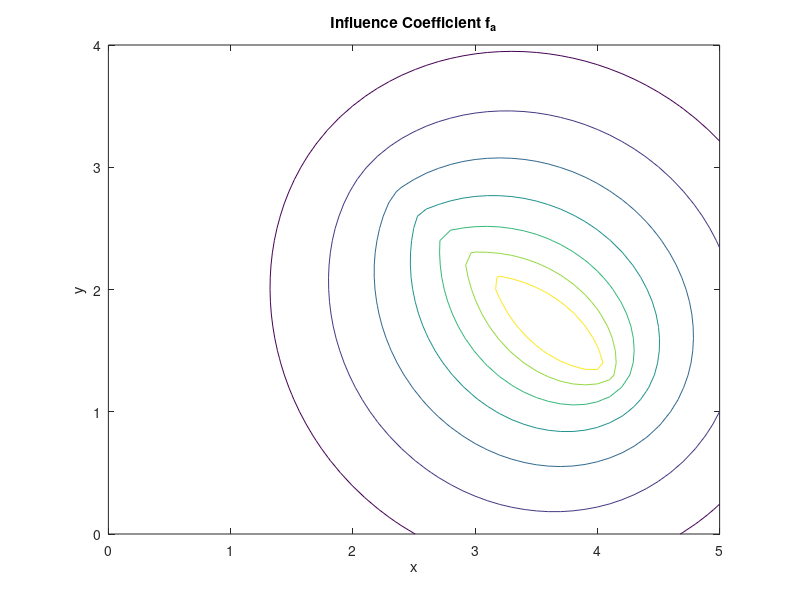
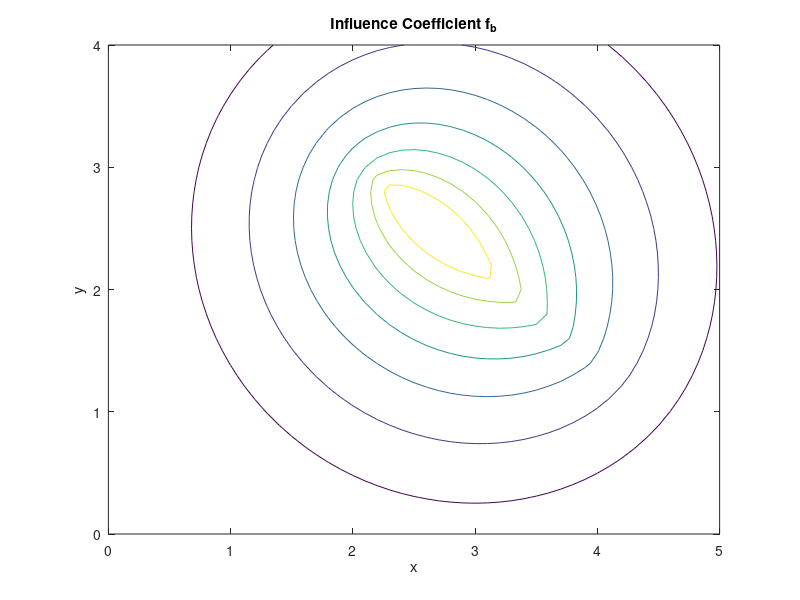
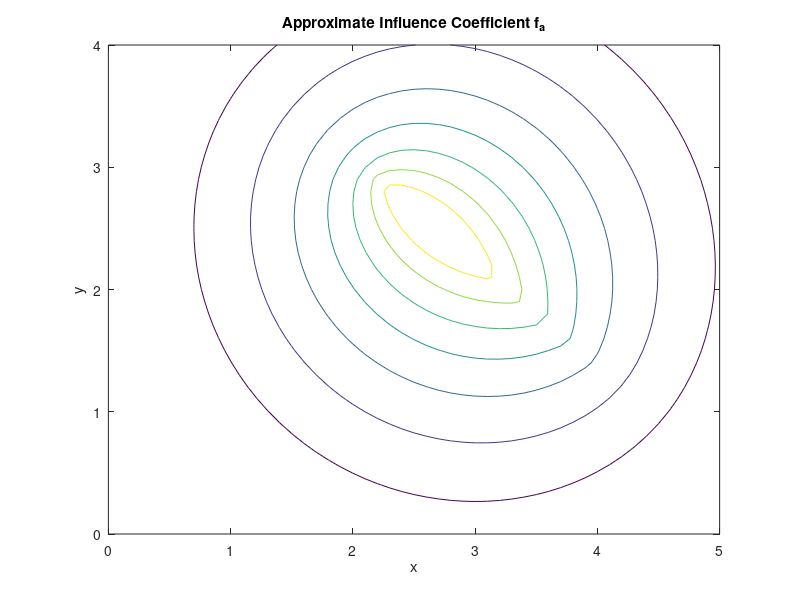
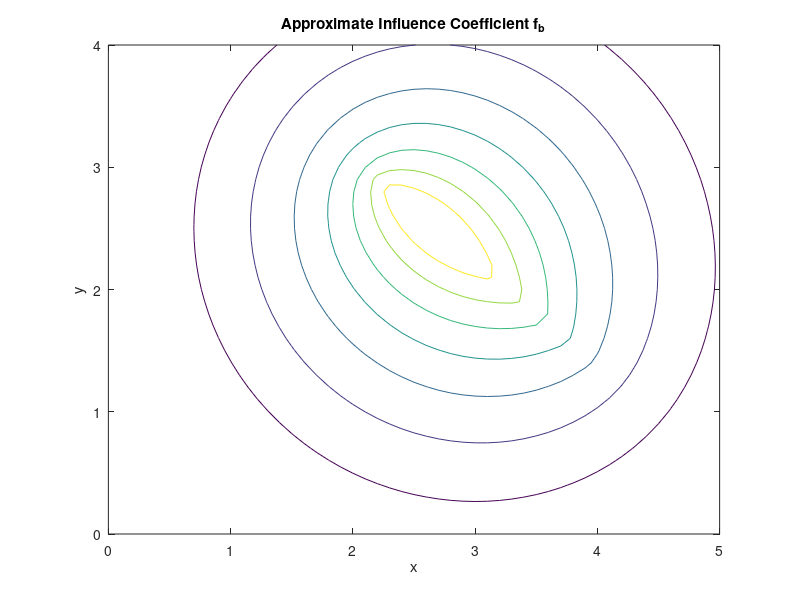

MATLAB code to generate these figures, in order:
nv = 100;
nx = 51;
ny = 41;
c1 = -0.15:0.05:0.15;
xa = 4.1; 
xb = 2.2; 
ya = 1.3;
yb = 2.9;
xmin = 0;
xmax = 5;
ymin = 0;
ymax = 4;

% Vector from A to B
dx = xb - xa;
dy = yb - ya;

L = sqrt(dx^2 + dy^2);  % Panel length

function [infa, infb] = panelinf(xa, ya, xb, yb, x, y)
   
    % Vector from A to B
    dx = xb - xa;
    dy = yb - ya;

    L = sqrt(dx^2 + dy^2);  % Panel length
    
    % Unit tangent and normal vectors
    t = [dx, dy] / L;
    n = [-dy, dx] / L;  % Rotate tangent vector 90 degrees CCW
    
    % Vector from A to field point
    rx = x - xa;
    ry = y - ya;

    
    % Transform field point to panel coordinates
    X = rx * t(1) + ry * t(2);
    Yin = rx * n(1) + ry * n(2);

    if abs(Yin) < 1e-5
        Y = 1e-5;
    else
        Y = Yin;
    end

    % Calculating I0
    I0 = -(1 / (4 * pi)) * ( ...
        X*log(X^2 + Y^2) - ...
        (X-L)*log((X-L)^2 + Y^2) - ...
        2*L + ...
        2*Y*(atan(X/Y) - atan((X - L) / Y)) );

    % Calculating I1
    I1 = 1/(8 * pi) * ((X^2 + Y^2) * log(X^2 + Y^2) ...
    - ((X - L)^2 + Y^2) * log((X - L)^2 + Y^2) ...
    - 2 * X * L + L^2);

    % Influence coefficient fa
    infa = (I0*(1-(X/L)) - (I1/L));

    % Influence coefficient fb
    infb = (I0*(X/L) + (I1/L));
  
end
 
% Generate grid and compute influence cofficients
for i = 1:nx
    for j = 1:ny
        xm(i,j) = xmin + (i-1)*(xmax-xmin)/(nx-1);
        ym(i,j) = ymin + (j-1)*(ymax-ymin)/(ny-1);
        [infa(i,j), infb(i,j)] = panelinf(xa, ya, xb, yb, xm(i,j), ym(i,j));
    end
end

% Plot fa
figure(1)
contour(xm', ym', infa', c1)
xlabel('x'), ylabel('y')
title('Influence Coefficient f_a')
axis equal

% Plot fb in a separate figure
figure(2)
contour(xm', ym', infb', c1)
xlabel('x'), ylabel('y')
title('Influence Coefficient f_b')
axis equal

yc = 0;
Gamma = 3.0;
c2 = -0.4:0.2:1.2;

function psixy = psipv(xc, yc, Gamma, x, y)
    r_2 = (x - xc)^2 + (y - yc)^2;   % Distance from vortex center
    if r_2 == 0
        error('Field point (x, y) cannot be exactly at the vortex location (xc, yc).');
    end
    psixy = -Gamma / (4 * pi) * log(r_2);
end 

% Generate grid and compute streamfunction
for k = 1:nv
    s = (k - 0.5) / nv;  % Midpoints of segments
    xc(k) = xa + s * (xb - xa);
    yc(k) = ya + s * (yb - ya);
    g_a = 1;
    g_b = 0;
    Gamma(k) = (k*(g_a - g_b)/nv)*(L/nv);

    for i = 1:nx
        for j = 1:ny
            psi1(i,j,k) = psipv(xc(k), yc(k), Gamma(k), xm(i,j), ym(i,j));
        end
    end
end

% Generate grid and compute streamfunction
for k = 1:nv
    s = (k - 0.5) / nv;  % Midpoints of segments
    xc(k) = xa + s * (xb - xa);
    yc(k) = ya + s * (yb - ya);
    g_a = 0;
    g_b = 1;
    Gamma(k) = (k*(g_b - g_a)/nv)*(L/nv);

    for i = 1:nx
        for j = 1:ny
            psi2(i,j,k) = psipv(xc(k), yc(k), Gamma(k), xm(i,j), ym(i,j));
        end
    end
end

infa_approx = sum(psi1, 3);
infb_approx = sum(psi2, 3);

% Plot streamfunction contours
figure(3)
contour(xm', ym', infa_approx', c1)  % Use transpose psi' for correct orientation
xlabel('x'), ylabel('y')
title('Approximate Influence Coefficient f_a')
axis equal

% Plot streamfunction contours
figure(4)
contour(xm', ym', infb_approx', c1)  % Use transpose psi' for correct orientation
xlabel('x'), ylabel('y')
title('Approximate Influence Coefficient f_b')
axis equal